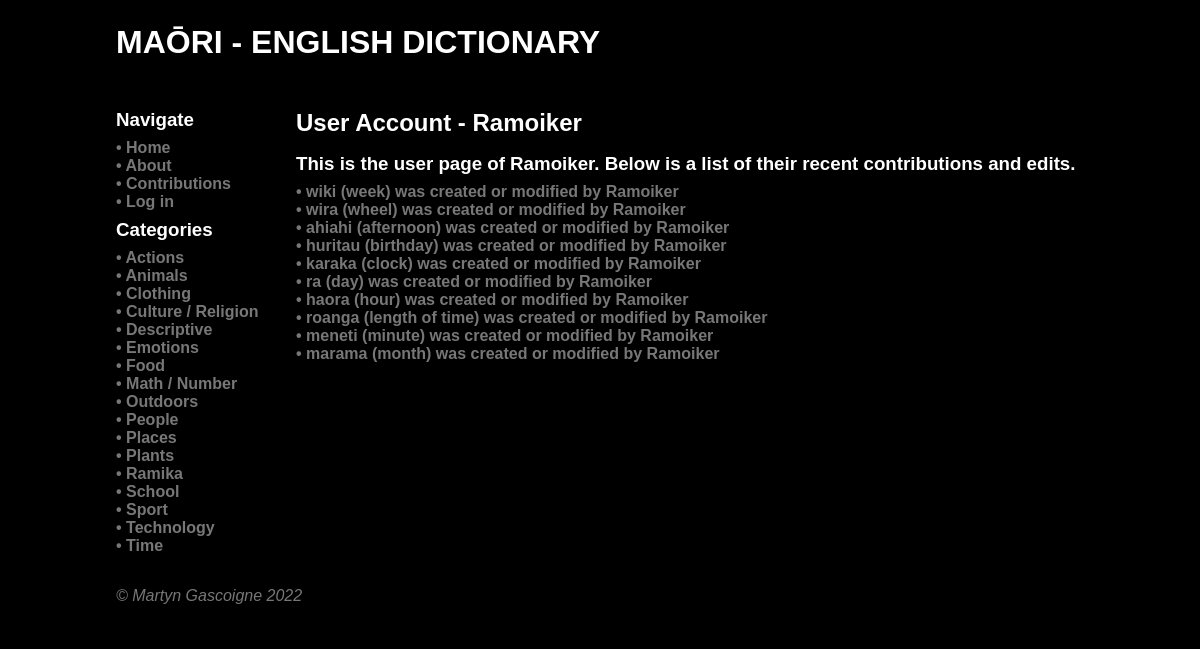
The page /account/2 on the database as committed earlier.
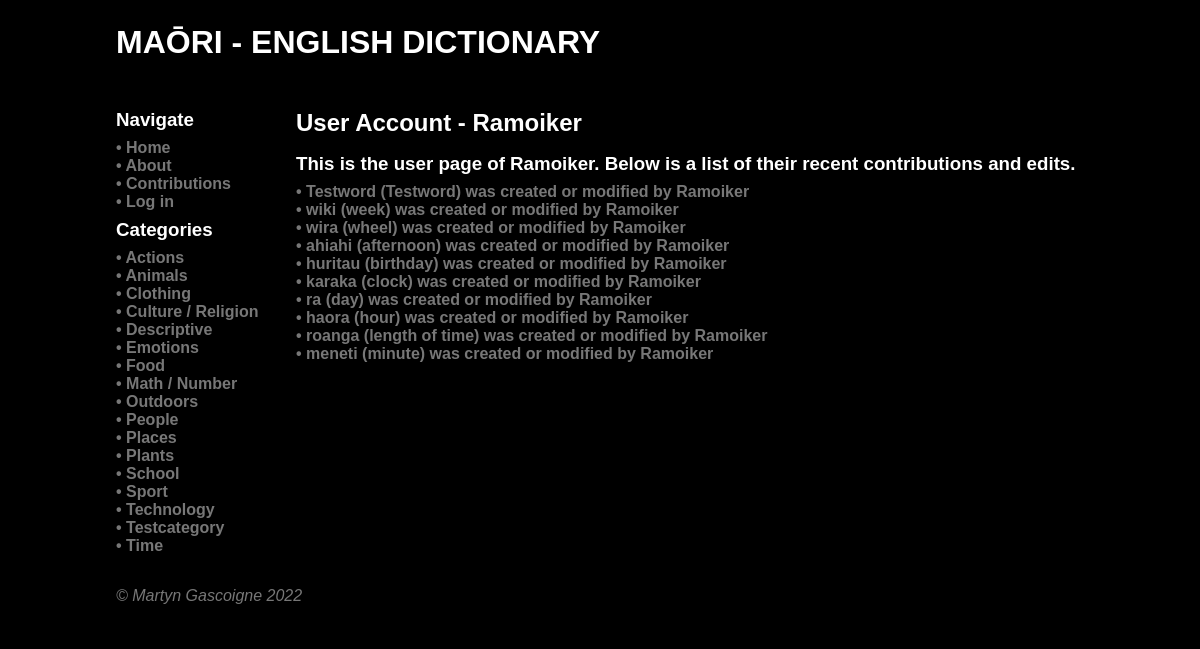
The same page on the database as committed later.
### tables this page shows
CREATE TABLE category
(
    id          integer
        constraint category_pk
            primary key autoincrement,
    name        varchar(80),
    description varchar(600),
    timestamp   datetime
, user_created boolean);

CREATE TABLE "word"
(
	id integer
		constraint word_pk
			primary key autoincrement,
	name varchar(80),
	description varchar(600),
	author integer
		constraint word_user_id_fk
			references user,
	timestamp datetime,
	maori varchar(128),
	image varchar,
	level integer
);

CREATE TABLE user
(
    id       integer
        constraint user_pk
            primary key autoincrement,
    username varchar(32)
, password varchar(80), email varchar(128), teacher boolean);

### app.py (the view)
@app.route('/account/<user>')
def account(user):
    current_user = fetch_user_data(user)
    if current_user is False:
        return redirect('/?error=Account+unavailable')
    con = create_connection(DB_NAME)
    query = "SELECT * FROM word WHERE author=? ORDER BY timestamp DESC LIMIT 10 "
    cur = con.cursor()
    cur.execute(query, (user,))
    queried_words = cur.fetchall()
    print(queried_words)
    con.close()
    return render_template('account.html', category_list=find_categories(), logged_in=is_logged_in(),
                           user_account=my_account(), contribution_list=queried_words,
                           user_data=current_user, teacher=is_teacher())

### app.py (called while the page is built)
def create_connection(db_file):
    try:
        connection = sqlite3.connect(db_file)
        connection.execute('pragma foreign_keys=ON')
        return connection
    except Error as e:
        print(e)
    return None

def find_categories():
    con = create_connection(DB_NAME)
    query = "SELECT id, name, description FROM category ORDER BY name"
    cur = con.cursor()
    cur.execute(query)
    found_categories = cur.fetchall()
    con.close()
    return found_categories

def fetch_user_data(user):
    con = create_connection(DB_NAME)
    query = """SELECT id, username, teacher FROM user WHERE id = ?"""
    cur = con.cursor()
    cur.execute(query, (user,))
    fetched_user = cur.fetchall()
    if len(fetched_user) > 0:
        return fetched_user[0]
    else:
        return False

def my_account():
    if session.get('userid') is None:
        return False
    else:
        return session.get('userid')

def is_logged_in():
    if session.get('email') is None:
        print('Not logged in')
        return False
    else:
        print('Logged in')
        return True

### templates/account.html (shortened to what this page needs)
{% extends 'base.html' %}
{% block heading %}Maōri - English Dictionary{% endblock %}
{% block main %}
    <h2>User Account - {{ user_data[1] }}</h2>
    <h3>This is the user page of {{ user_data[1] }}. Below is a list of their recent contributions and edits.</h3>
    {% for word in contribution_list %}
        <div class="category-box">
            <h4><a href="/word/{{ word[0] }}">• {{ word[5] }} ({{ word[1] }}) was created or modified
                by {{ user_data[1] }}
            </a></h4>
        </div>
    {% endfor %}
{% endblock %}

### templates/base.html (shortened to what this page needs)
<!doctype html>
<html lang="en">
<head>
    <link href="{{ url_for('static', filename='css/style.css') }}" rel="stylesheet">
</head>
<body>
<div id="container">
    <header>
        <h1>
            {% block heading %}{% endblock %}
        </h1>
    </header>
    <nav>
        <div class="category-box">
            <h3>Navigate</h3>
            <h4><a href="\">• Home</a></h4>
            <h4><a href="\about">• About</a></h4>
            <h4><a href="\contributions">• Contributions</a></h4>
            {% if not logged_in %}<h4><a href="\login">• Log in</a></h4>
            {% else %}
                <h4><a href="\account\{{ user_account }}">• Account</a></h4>
                <h4><a href="\logout">• Log out</a></h4>
            {% endif %}
            <h3>Categories
            </h3>
        </div>
        {% for category in category_list %}
            <div class="category-box">
                <h4><a href="/category/{{ category[0] }}">• {{ category[1] }}</a></h4>
            </div>
        {% endfor %}
    </nav>
    <main>
        {% block main %}{% endblock %}
    </main>
    <footer class="footer">
        <a href="https://github.com/Galvin-X/Translator" target="_blank">&copy; Martyn Gascoigne 2022</a>
    </footer>
</div>
</body>
</html>

Rows that differ between the two databases and show on the page:
removed category: name "Ramika"
no longer on this page (row unchanged): word: maori "marama", name "month", {{ user_data[1] }} "Ramoiker"
added category: name "Testcategory"
added word: maori "Testword", name "Testword", {{ user_data[1] }} "Ramoiker"
